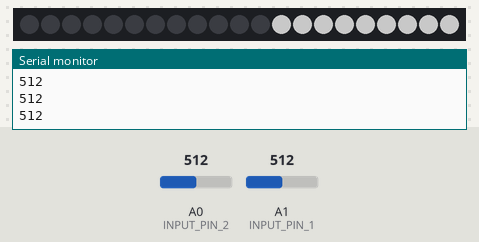
Bench run of a sketch on a simulated Arduino Uno, built with avr-gcc and run on an emulated ATmega328P. On the bench: 21 RGB LEDs in strip order, left to right, the last lines printed to the serial monitor. The test bench sets the inputs (shaded band); at power-on: A1 (INPUT_PIN_1) = 512, A0 (INPUT_PIN_2) = 512. Dim RGB values are drawn brighter than linear.

Above: at 0.9 s.
1.3 s: A1 (INPUT_PIN_1) set to 484
At 2.0 s:
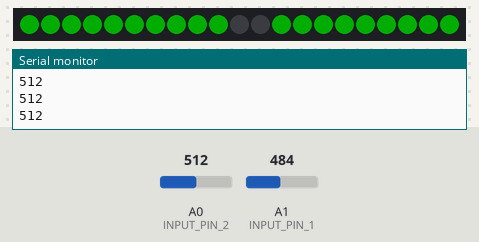
2.9 s: A0 (INPUT_PIN_2) set to 484
At 4.1 s:
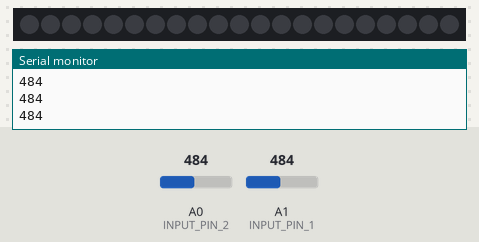
4.4 s: A0 (INPUT_PIN_2) set to 510
At 5.4 s:
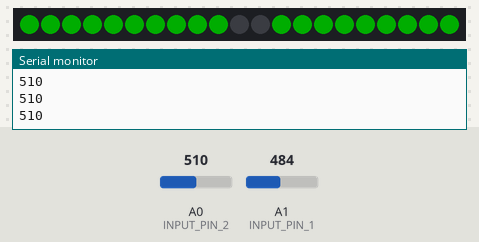
5.9 s: A0 (INPUT_PIN_2) set to 490
At 6.4 s:
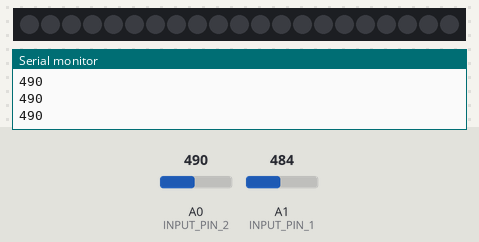
7.4 s: A1 (INPUT_PIN_1) set to 510
At 7.5 s:
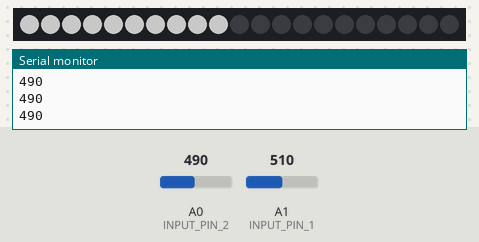
Timing chart, 0 to 10.4 s (numbered marks = the images above; inputs shaded):
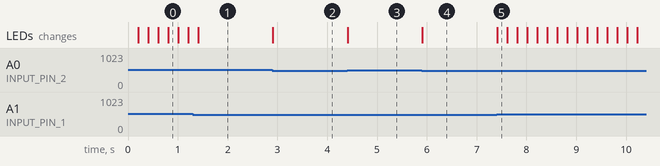

The sketch:

leds_with_animation.ino
```cpp
#include <FastLED.h>

// Configuration of the LED strip
#define LED_PIN 5          // Pin connected to the LED strip
#define NUM_LEDS 21        // Total number of LEDs in the strip

// Configuration of the analog inputs
#define INPUT_PIN_1 A1     // Analog input pin 1
#define INPUT_PIN_2 A0     // Analog input pin 2

// Configuration of the LED sections
#define SECTION_1_START 0  // Start index of section 1
#define SECTION_1_LENGTH 10 // Length of section 1
#define SECTION_2_START 12 // Start index of section 2
#define SECTION_2_LENGTH 10 // Length of section 2

// Declarating the LED strip object
CRGB leds[NUM_LEDS];

// Threshold values for each input
const int THRESHOLD_1 = 500;

// Animation variables
int animationCounter = 0;
bool isAnimationActive = false;

void setup() {
  // Initialize the LED strip
  FastLED.addLeds<WS2812B, LED_PIN, GRB>(leds, NUM_LEDS);
  FastLED.setBrightness(100);

  // Initialize the serial communication
  Serial.begin(9600);
}

void loop() {
  // Read the analog inputs
  int value1 = analogRead(INPUT_PIN_1);
  int value2 = analogRead(INPUT_PIN_2);
  Serial.println(value2);

  // Map the analog values to the LED strip indices
  int section1End = SECTION_1_START + SECTION_1_LENGTH;
  int section2End = SECTION_2_START + SECTION_2_LENGTH;

  // Check if the animation should be active
  if (value1 > THRESHOLD_1) {
    isAnimationActive = true;
  } else {
    isAnimationActive = false;
  }

  // Perform the loading animation if active
  if (isAnimationActive) {
    // Increment the animation counter
    animationCounter++;

    // Update the LEDs based on the animation counter
    for (int i = 0; i < NUM_LEDS; i++) {
      if (i >= SECTION_1_START && i < section1End) {
        leds[i] = (animationCounter % 2 == 0) ? CRGB::White : CRGB::Black;
      } else if (i >= SECTION_2_START && i < section2End) {
        leds[i] = (animationCounter % 2 == 1) ? CRGB::White : CRGB::Black;
      } else {
        leds[i] = CRGB::Black;
      }
    }

    // Update the LED strip
    FastLED.show();

    // Delay between updates
    delay(200); // Adjust the delay duration to change the animation speed
  } else {
    // Turn on/off the LED sections based on the analog values and thresholds
    for (int i = 0; i < NUM_LEDS; i++) {
      if (i >= SECTION_1_START && i < section1End) {
        leds[i] = (value2 > THRESHOLD_1) ? CRGB::Green : CRGB::Black;
      } else if (i >= SECTION_2_START && i < section2End) {
        leds[i] = (value2 > THRESHOLD_1) ? CRGB::Green : CRGB::Black;
      } else {
        leds[i] = CRGB::Black;
      }
    }
    FastLED.show();

  }
}
```

Measured:
- the behaviour switches between 501 and 500 on A1 (INPUT_PIN_1) (found by bisection; images 0 and 1)
- the behaviour switches between 501 and 500 on A0 (INPUT_PIN_2) (found by bisection; images 1 and 2)
- after the input at 1.3 s, the LEDs: change after 0.11 s (image 1)
- after the input at 2.9 s, the LEDs: change at once (image 2)
- after the input at 4.4 s, the LEDs: change at once (image 3)
- after the input at 5.9 s, the LEDs: change at once (image 4)
- after the input at 7.4 s, the LEDs: change at once (image 5)
